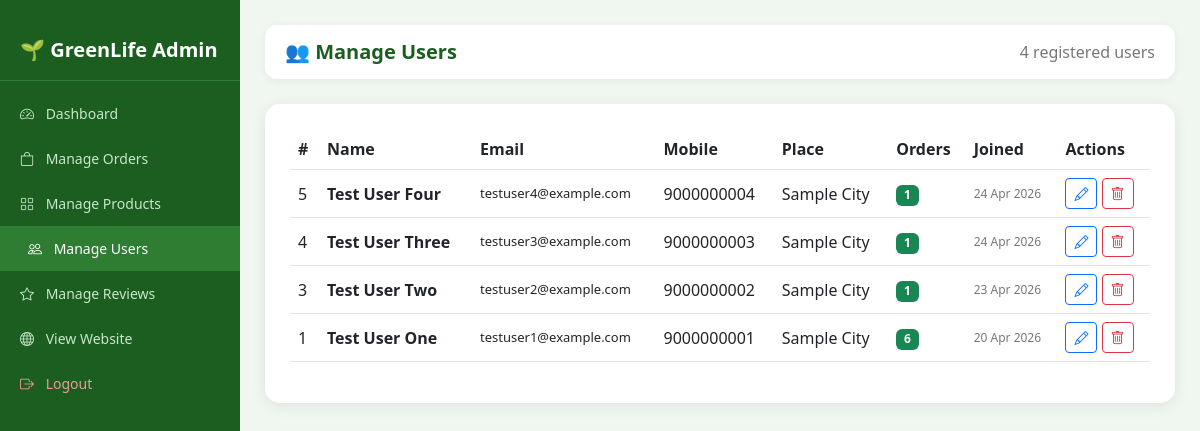
Screenshot of /admin/manage_users.php (signed in) with the database file from the repository.
### tables this page shows
CREATE TABLE `users` (
  `id` int(11) NOT NULL,
  `name` varchar(100) NOT NULL,
  `email` varchar(100) NOT NULL,
  `mobile` varchar(15) NOT NULL,
  `place` varchar(100) NOT NULL,
  `password` varchar(255) NOT NULL,
  `is_verified` tinyint(1) DEFAULT 0,
  `created_at` timestamp NOT NULL DEFAULT current_timestamp()
);

### admin/manage_users.php (the view, shortened to what this page needs)
<?php
require_once '../includes/db.php';
$users = $pdo->query("SELECT u.*,
                       COUNT(DISTINCT o.id) as total_orders
                       FROM users u
                       LEFT JOIN orders o ON u.id = o.user_id
                       GROUP BY u.id
                       ORDER BY u.created_at DESC")->fetchAll();
?>
<!DOCTYPE html>
<html lang="en">
<head>
    <link rel="stylesheet" href="https://cdn.jsdelivr.net/npm/bootstrap@5.3.0/dist/css/bootstrap.min.css">
    <link rel="stylesheet" href="https://cdn.jsdelivr.net/npm/bootstrap-icons@1.10.5/font/bootstrap-icons.css">
</head>
<body>
<div class="sidebar">
    <div class="sidebar-brand">🌱 GreenLife Admin</div>
    <a href="dashboard.php" class="sidebar-link">
        <i class="bi bi-speedometer2"></i> Dashboard</a>
    <a href="manage_orders.php" class="sidebar-link">
        <i class="bi bi-bag"></i> Manage Orders</a>
    <a href="manage_products.php" class="sidebar-link">
        <i class="bi bi-grid"></i> Manage Products</a>
    <a href="manage_users.php" class="sidebar-link active">
        <i class="bi bi-people"></i> Manage Users</a>
    <a href="manage_reviews.php" class="sidebar-link">
        <i class="bi bi-star"></i> Manage Reviews</a>
    <a href="../index.php" class="sidebar-link">
        <i class="bi bi-globe"></i> View Website</a>
    <a href="admin_logout.php" class="sidebar-link" style="color:#ef9a9a;">
        <i class="bi bi-box-arrow-right"></i> Logout</a>
</div>
<div class="main-content">
    <div class="top-bar">
        <h5 style="margin:0; color:#1b5e20; font-weight:700;">👥 Manage Users</h5>
        <span style="color:#777;"><?= count($users) ?> registered users</span>
    </div>
    <div class="table-box">
        <div class="table-responsive">
            <table class="table table-hover align-middle">
                <thead style="background:#e8f5e9;">
                    <tr>
                        <th>#</th>
                        <th>Name</th>
                        <th>Email</th>
                        <th>Mobile</th>
                        <th>Place</th>
                        <th>Orders</th>
                        <th>Joined</th>
                        <th>Actions</th>
                    </tr>
                </thead>
                <tbody>
                <?php foreach ($users as $u): ?>
                <tr>
                    <td><?= $u['id'] ?></td>
                    <td><strong><?= htmlspecialchars($u['name']) ?></strong></td>
                    <td style="font-size:13px;"><?= htmlspecialchars($u['email']) ?></td>
                    <td><?= htmlspecialchars($u['mobile']) ?></td>
                    <td><?= htmlspecialchars($u['place']) ?></td>
                    <td>
                        <span class="badge bg-success"><?= $u['total_orders'] ?></span>
                    </td>
                    <td style="font-size:12px; color:#777;">
                        <?= date('d M Y', strtotime($u['created_at'])) ?>
                    </td>
                    <td>
                        <button class="btn btn-outline-primary btn-sm"
                                onclick="editUser(<?= htmlspecialchars(json_encode($u)) ?>)">
                            <i class="bi bi-pencil"></i>
                        </button>
                        <a href="manage_users.php?delete_user=<?= $u['id'] ?>"
                           class="btn btn-outline-danger btn-sm"
                           onclick="return confirm('Delete this user? Their orders will remain.')">
                            <i class="bi bi-trash"></i>
                        </a>
                    </td>
                </tr>
                <?php endforeach; ?>
                </tbody>
            </table>
        </div>
    </div>
</div>
</body>
</html>

### admin/manage_users.php (style rules this page uses)
body { background-color: #f0f7f0; font-family: 'Segoe UI', sans-serif; }
.sidebar { background: #1b5e20; min-height: 100vh; padding: 20px 0; position: fixed; width: 240px; top: 0; left: 0; z-index: 100; }
.sidebar-brand { color: white; font-size: 20px; font-weight: 700; padding: 15px 20px; border-bottom: 1px solid #2e7d32; margin-bottom: 10px; }
.sidebar-link { display: block; color: #c8e6c9; padding: 12px 20px; text-decoration: none; font-size: 14px; transition: all 0.2s; }
.sidebar-link:hover, .sidebar-link.active { background: #2e7d32; color: white; padding-left: 28px; }
.sidebar-link i { margin-right: 8px; }
.main-content { margin-left: 240px; padding: 25px; }
.top-bar { background: white; border-radius: 12px; padding: 15px 20px; margin-bottom: 25px; display: flex; justify-content: space-between; align-items: center; box-shadow: 0 2px 10px rgba(0,0,0,0.06); }
.table-box { background: white; border-radius: 15px; padding: 25px; box-shadow: 0 3px 15px rgba(0,0,0,0.08); }

### rows the page displays
users: id "5", name "Test User Four", email "testuser4@example.com", mobile "9000000004", place "Sample City", total_orders "1", created_at "24 Apr 2026"
users: id "4", name "Test User Three", email "testuser3@example.com", mobile "9000000003", place "Sample City", total_orders "1", created_at "24 Apr 2026"
users: id "3", name "Test User Two", email "testuser2@example.com", mobile "9000000002", place "Sample City", total_orders "1", created_at "23 Apr 2026"
users: id "1", name "Test User One", email "testuser1@example.com", mobile "9000000001", place "Sample City", total_orders "6", created_at "20 Apr 2026"

### other values shown
count($users) "4"
